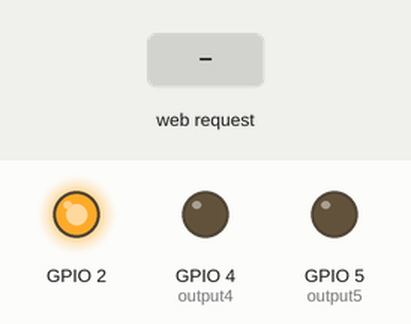
Simulated run of this sketch. Board: ESP8266 (NodeMCU). Parts: output pins drawn as LEDs (lit = HIGH, except the on-board LED, lit = LOW). The test bench sets the inputs (shaded band). WiFi joins after 1.5 s; servers stay silent unless stated; not simulated (calls return 0 or success): credentials.h; what the sketch prints to the serial monitor is not drawn.

Above: at 2.7 s.
2.8 s: HTTP request GET /5/on received
At 3.9 s:
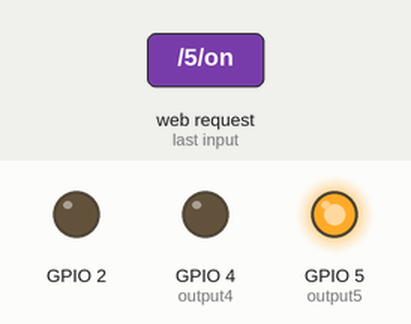
4.3 s: HTTP request GET /4/on received
At 5.1 s:
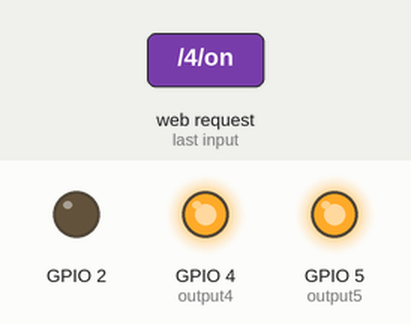
5.8 s: HTTP request GET /5/off received
At 6.2 s:
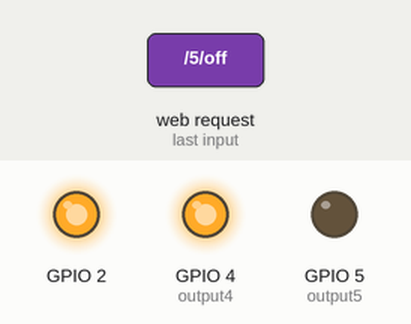
7.3 s: HTTP request GET /4/off received
At 8.6 s:
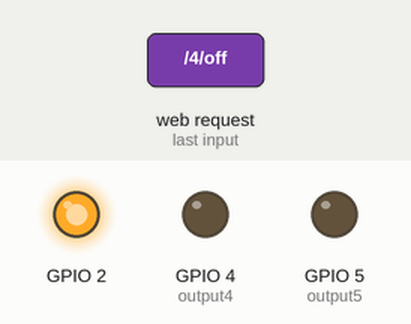
Timing chart, 0 to 9.8 s (numbered marks = the images above; inputs shaded):
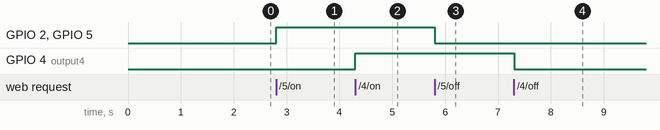

The sketch:

server_example.ino
```cpp
/*********
  Modified from
  Rui Santos
  Complete project details at http://randomnerdtutorials.com
*********/

// Load Wi-Fi library
#include <ESP8266WiFi.h>
#include <credentials.h>


// Replace with your network credentials
  const char* ssid = WIFI_SSID;
  const char* password = WIFI_PASSWORD;

// Set web server port number to 80
WiFiServer server(80);

// Variable to store the HTTP request
String header;

// Auxiliar variables to store the current output state
String output5State = "off";
String output4State = "off";

// Assign output variables to GPIO pins
const int output5 = 5;
const int output4 = 4;

void setup() {
  Serial.begin(115200);
  // Initialize the output variables as outputs
  pinMode(BUILTIN_LED, OUTPUT);
  pinMode(output5, OUTPUT);
  pinMode(output4, OUTPUT);
  // Set outputs to LOW
  digitalWrite(BUILTIN_LED, LOW);
  digitalWrite(output5, LOW);
  digitalWrite(output4, LOW);

  // Connect to Wi-Fi network with SSID and password
  Serial.print("Connecting to ");
  Serial.println(ssid);
  WiFi.begin(ssid, password);
  while (WiFi.status() != WL_CONNECTED) {
    delay(500);
    Serial.print(".");
  }
  // Print local IP address and start web server
  Serial.println("");
  Serial.println("WiFi connected.");
  Serial.println("IP address: ");
  Serial.println(WiFi.localIP());
  server.begin();
}

void loop(){
  WiFiClient client = server.available();   // Listen for incoming clients

  if (client) {                             // If a new client connects,
    Serial.println("New Client.");          // print a message out in the serial port
    String currentLine = "";                // make a String to hold incoming data from the client
    while (client.connected()) {            // loop while the client's connected
      if (client.available()) {             // if there's bytes to read from the client,
        char c = client.read();             // read a byte, then
        Serial.write(c);                    // print it out the serial monitor
        header += c;
        if (c == '\n') {                    // if the byte is a newline character
          // if the current line is blank, you got two newline characters in a row.
          // that's the end of the client HTTP request, so send a response:
          if (currentLine.length() == 0) {
            // HTTP headers always start with a response code (e.g. HTTP/1.1 200 OK)
            // and a content-type so the client knows what's coming, then a blank line:
            client.println("HTTP/1.1 200 OK");
            client.println("Content-type:text/html");
            client.println("Connection: close");
            client.println();

            // turns the GPIOs on and off
            if (header.indexOf("GET /5/on") >= 0) {
              Serial.println("GPIO 5 on");
              output5State = "on";
              digitalWrite(output5, HIGH);
              digitalWrite(BUILTIN_LED, HIGH);
            } else if (header.indexOf("GET /5/off") >= 0) {
              Serial.println("GPIO 5 off");
              output5State = "off";
              digitalWrite(output5, LOW);
              digitalWrite(BUILTIN_LED, LOW);
            } else if (header.indexOf("GET /4/on") >= 0) {
              Serial.println("GPIO 4 on");
              output4State = "on";
              digitalWrite(output4, HIGH);
            } else if (header.indexOf("GET /4/off") >= 0) {
              Serial.println("GPIO 4 off");
              output4State = "off";
              digitalWrite(output4, LOW);
            }

            // Display the HTML web page
            client.println("<!DOCTYPE html><html>");
            client.println("<head><meta name=\"viewport\" content=\"width=device-width, initial-scale=1\">");
            client.println("<link rel=\"icon\" href=\"data:,\">");
            // CSS to style the on/off buttons
            // Feel free to change the background-color and font-size attributes to fit your preferences
            client.println("<style>html { font-family: Helvetica; display: inline-block; margin: 0px auto; text-align: center;}");
            client.println(".button { background-color: #195B6A; border: none; color: white; padding: 16px 40px;");
            client.println("text-decoration: none; font-size: 30px; margin: 2px; cursor: pointer;}");
            client.println(".button2 {background-color: #77878A;}</style></head>");

            // Web Page Heading
            client.println("<body><h1>ESP8266 Web Server</h1>");

            // Display current state, and ON/OFF buttons for GPIO 5
            client.println("<p>Built in LED - State " + output5State + "</p>");
            // If the output5State is off, it displays the ON button
            if (output5State=="off") {
              client.println("<p><a href=\"/5/on\"><button class=\"button\">ON</button></a></p>");
            } else {
              client.println("<p><a href=\"/5/off\"><button class=\"button button2\">OFF</button></a></p>");
            }

            // Display current state, and ON/OFF buttons for GPIO 4
            client.println("<p>GPIO 4 - State " + output4State + "</p>");
            // If the output4State is off, it displays the ON button
            if (output4State=="off") {
              client.println("<p><a href=\"/4/on\"><button class=\"button\">ON</button></a></p>");
            } else {
              client.println("<p><a href=\"/4/off\"><button class=\"button button2\">OFF</button></a></p>");
            }
            client.println("</body></html>");

            // The HTTP response ends with another blank line
            client.println();
            // Break out of the while loop
            break;
          } else { // if you got a newline, then clear currentLine
            currentLine = "";
          }
        } else if (c != '\r') {  // if you got anything else but a carriage return character,
          currentLine += c;      // add it to the end of the currentLine
        }
      }
    }
    // Clear the header variable
    header = "";
    // Close the connection
    client.stop();
    Serial.println("Client disconnected.");
    Serial.println("");
  }
}
```

Measured:
- after the input at 2.8 s, GPIO 2, GPIO 5 (output5): LOW → HIGH at once
- after the input at 4.3 s, GPIO 4 (output4): LOW → HIGH at once
- after the input at 5.8 s, GPIO 2, GPIO 5 (output5): HIGH → LOW at once
- after the input at 7.3 s, GPIO 4 (output4): HIGH → LOW at once
